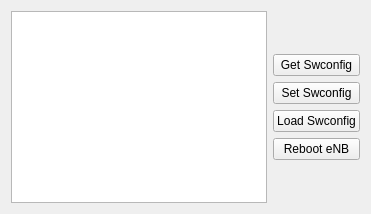
            <widget class="QWidget" name="tab_swconfig_vm3">
             <attribute name="title">
              <string>VM3</string>
             </attribute>
             <layout class="QHBoxLayout" name="horizontalLayout_4">
              <item>
               <widget class="QPlainTextEdit" name="te_swconfig_vm3">
                <property name="font">
                 <font>
                  <family>DejaVu Sans Mono</family>
                 </font>
                </property>
               </widget>
              </item>
              <item>
               <layout class="QVBoxLayout" name="verticalLayout_7">
                <item>
                 <spacer name="verticalSpacer_10">
                  <property name="orientation">
                   <enum>Qt::Vertical</enum>
                  </property>
                  <property name="sizeHint" stdset="0">
                   <size>
                    <width>20</width>
                    <height>40</height>
                   </size>
                  </property>
                 </spacer>
                </item>
                <item>
                 <widget class="QPushButton" name="pb_get_swconfig_vm3">
                  <property name="text">
                   <string>Get Swconfig</string>
                  </property>
                 </widget>
                </item>
                <item>
                 <widget class="QPushButton" name="pb_set_swconfig_vm3">
                  <property name="text">
                   <string>Set Swconfig</string>
                  </property>
                 </widget>
                </item>
                <item>
                 <widget class="QPushButton" name="pb_load_swconfig_vm3">
                  <property name="text">
                   <string>Load Swconfig</string>
                  </property>
                 </widget>
                </item>
                <item>
                 <widget class="QPushButton" name="pb_reboot_enb_vm3">
                  <property name="text">
                   <string>Reboot eNB</string>
                  </property>
                 </widget>
                </item>
                <item>
                 <spacer name="verticalSpacer_11">
                  <property name="orientation">
                   <enum>Qt::Vertical</enum>
                  </property>
                  <property name="sizeHint" stdset="0">
                   <size>
                    <width>20</width>
                    <height>40</height>
                   </size>
                  </property>
                 </spacer>
                </item>
               </layout>
              </item>
             </layout>
            </widget>
